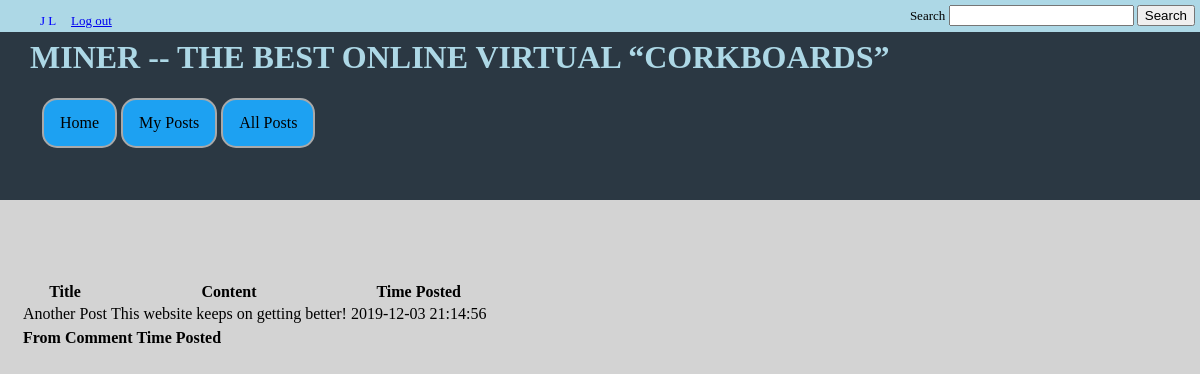
/post.php?postID=4 (signed in), run on the app's committed database.
### tables this page shows
CREATE TABLE IF NOT EXISTS posts (
	postID int NOT NULL AUTO_INCREMENT,
	userID int,
	Title varchar(255),
	Content TEXT,
	TimeCreated TIMESTAMP,
	PRIMARY KEY( postID ),
	FOREIGN KEY (userID) REFERENCES users(userID)
);

### post.php (the view, shortened to what this page needs)
<!DOCTYPE html>
<html lang="en-US">
<head>
	<link rel="stylesheet" type="text/css" href="header.css" />
</head>
<body>
	<?php
	  if (isset($_SESSION["passwordVerified"])) {
			if ($_SESSION["passwordVerified"] == TRUE) {
				include 'header_afterloggedin.php';
			}
			else{
				include 'templateHeader.php';
			}
		}
		else{
			include 'templateHeader.php';
			header("Location: login.php");
		}
	?>
	<main>
	<?php if (isset($_SESSION["passwordVerified"])): ?>
		<?php if ($_SESSION["passwordVerified"] == TRUE): ?>
			<table>
				<thead>
				<tr>
					<th>Title</th>
					<th>Content</td>
					<th>Time Posted</th>
				</tr>
				</thead>
				<tbody>
				<?php
					getPost($_GET["postID"]);
				?>
				</tbody>
			</table>
			<table>
				<thead>
				<tr>
					<th>From</th>
					<th>Comment</td>
					<th>Time Posted</th>
				</tr>
				</thead>
			</table>
		<?php else: ?>
			<p>Please Log in.</p>
		<?php endif ?>
	<?php else: ?>
		<p>Please Log in.</p>
	<?php endif ?>
	</main>
</body>
</html>
<?php
function getPost($postID, $Limit = 20, $Offset = 0)
{
	include 'connect.php';
	$querycheck="SELECT * FROM `posts` WHERE postID = ? ORDER BY TimeCreated DESC LIMIT ?, ?";
	$stmt = $mysqli->prepare( $querycheck );
	$stmt->bind_param( "iii", $pID, $Off, $lim);
	$stmt->execute();
	$res = $stmt->get_result();
	while ($row = mysqli_fetch_array($res)) {
		echo "<tr>";
		echo "<td>" . $row["Title"] . "</td>";
		echo "<td>" . $row["Content"] . "</td>";
		echo "<td>" . $row["TimeCreated"] . "</td>";
		echo "</tr>";
	}
}
?>

### header.css (style rules this page uses)
body { margin:0px; background-color: lightGrey; }
main { position: absolute; top: 35%; margin-right: 10px; margin-left: 20px; }

### data on the page
posts: Title "Another Post", Content "This website keeps on getting better!", TimeCreated "2019-12-03 21:14:56"

### other printed values
$_SESSION["userfname"] "J"
$_SESSION["userlname"] "L"
